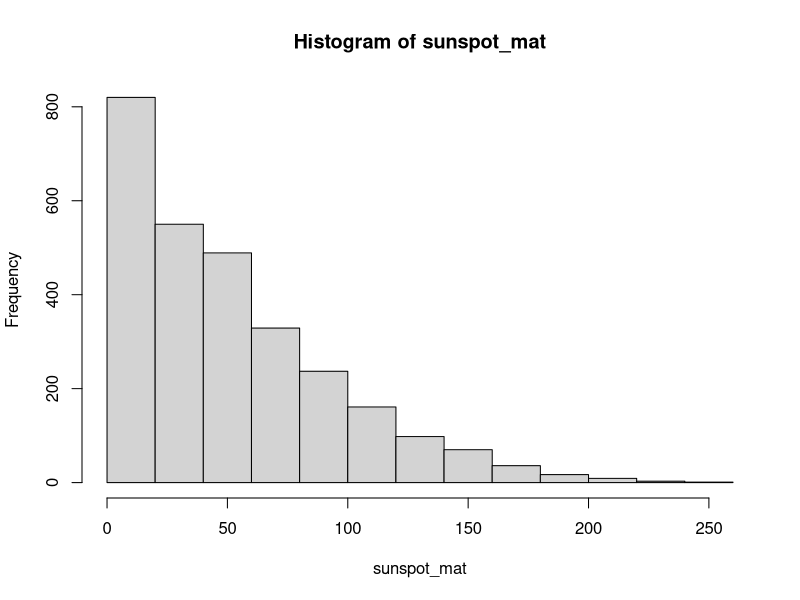
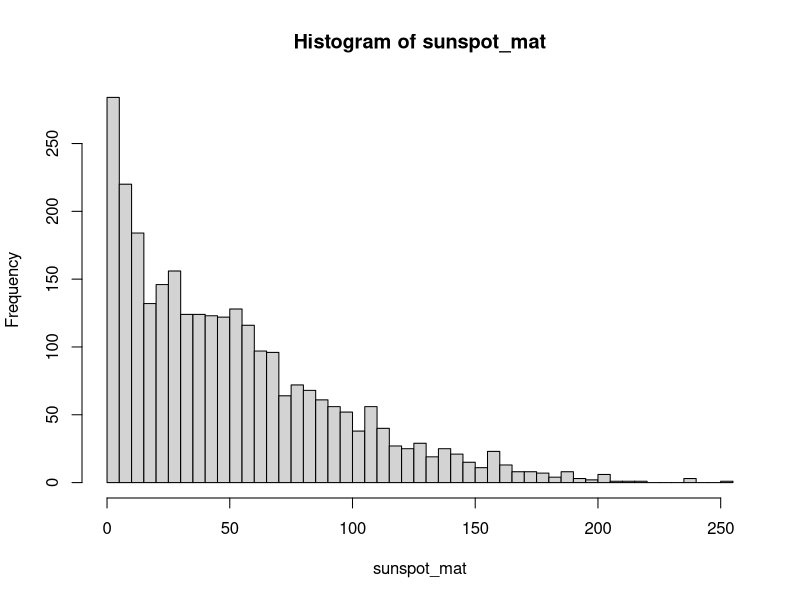
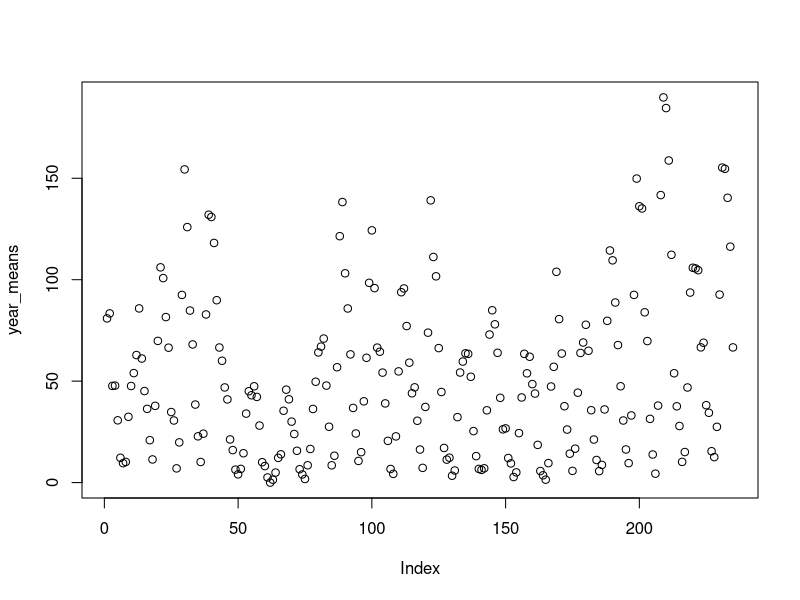
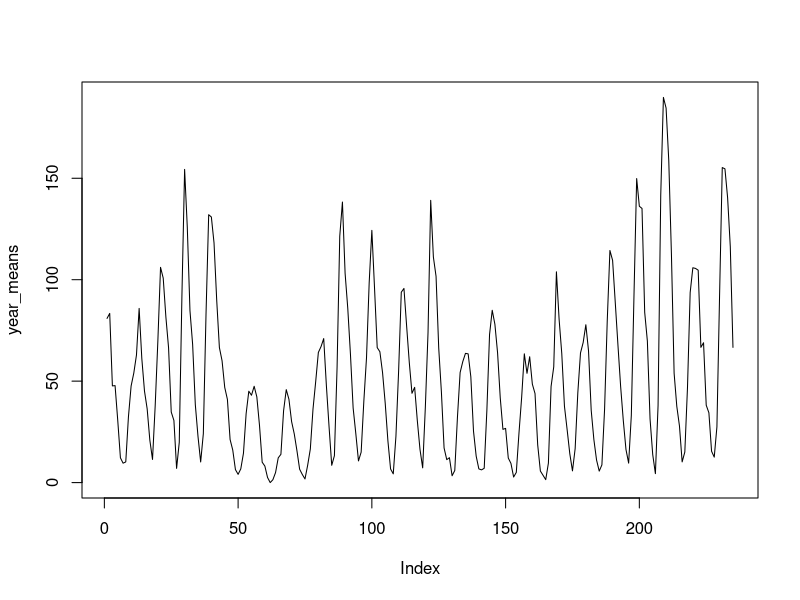

Source code (R) for these figures, in order:
## ---- chunk 1
# Seed the RNG so the random matrices below render identically every time.
set.seed(1)
## ---- chunk 2
mat1 <- matrix(1:16, nrow = 4)
mat1
## ---- chunk 3
mat1 <- matrix(1:16, nrow = 4, byrow = TRUE)
mat1
## ---- chunk 4
gene_a <- 1:10
gene_b <- rnorm(10)
## ---- chunk 5
mat <- rbind(gene_a, gene_b)
mat
## ---- chunk 6
mat <- cbind(gene_a, gene_b)
mat
## ---- chunk 7
rownames(mat)
colnames(mat)
## ---- chunk 8
colnames(mat) <- c("control", "treated")
colnames(mat)
mat
## ---- chunk 9
dim(mat)
nrow(mat)
ncol(mat)
## ---- chunk 10
# the value in row 1, column 2
mat[1, 2]
# the entire first ROW (leave the column slot empty)
mat[1, ]
# the entire first COLUMN (leave the row slot empty)
mat[, 1]
## ---- chunk 11
# every value greater than 4; note: no comma
mat[mat > 4]
## ---- chunk 12
mat[, -1]        # drop the first column
mat[-c(1:5), ]   # drop the first five rows
## ---- chunk 13
expr <- matrix(rnorm(20), nrow = 10)
summary(expr)
## ---- chunk 14
# multiply every value by 20
expr2 <- expr * 20
summary(expr2)
## ---- chunk 15
# add 100 to the first column of expr2
expr2[, 1] <- expr2[, 1] + 100
summary(expr2)
## ---- chunk 16
t(expr2)
## ---- chunk 17
expr3 <- matrix(rnorm(100, 5, 2), ncol = 10)
## ---- chunk 18
mean(expr3[, 1])
sd(expr3[, 1])
# now a row
mean(expr3[1, ])
sd(expr3[1, ])
## ---- chunk 19
colMeans(expr3)
rowMeans(expr3)
rowSums(expr3)
colSums(expr3)
## ---- chunk 20
cmeans <- colMeans(expr3)
summary(cmeans)
## ---- chunk 21
csds <- apply(expr3, 2, sd)
summary(csds)
## ---- chunk 22
data(sunspots)
sunspot_mat <- matrix(as.vector(sunspots), ncol = 12, byrow = TRUE)
colnames(sunspot_mat) <- as.character(1:12)
rownames(sunspot_mat) <- as.character(1749:1983)
## ---- chunk 23
    nrow(sunspot_mat)
    ncol(sunspot_mat)
    dim(sunspot_mat)
    summary(sunspot_mat)
    head(sunspot_mat)
## ---- chunk 24
    sunspot_mat[1:10, ]
    sunspot_mat[, 7]
    sunspot_mat["1979", 7]
## ---- chunk 25
    max(sunspot_mat)
## ---- chunk 26
    min(sunspot_mat)
## ---- chunk 27
    mean(sunspot_mat)
    median(sunspot_mat)
## ---- chunk 28
    hist(sunspot_mat)
## ---- chunk 29
    hist(sunspot_mat, breaks = 40)
## ---- chunk 30
    colMeans(sunspot_mat)

    # apply() does the same thing:
    apply(sunspot_mat, 2, mean)
## ---- chunk 31
    month_means <- colMeans(sunspot_mat)
    summary(month_means)
## ---- chunk 32
    year_means <- rowMeans(sunspot_mat)
    summary(year_means)
## ---- chunk 33
    plot(year_means)
    # a line makes the cycle clearer
    plot(year_means, type = "l")
